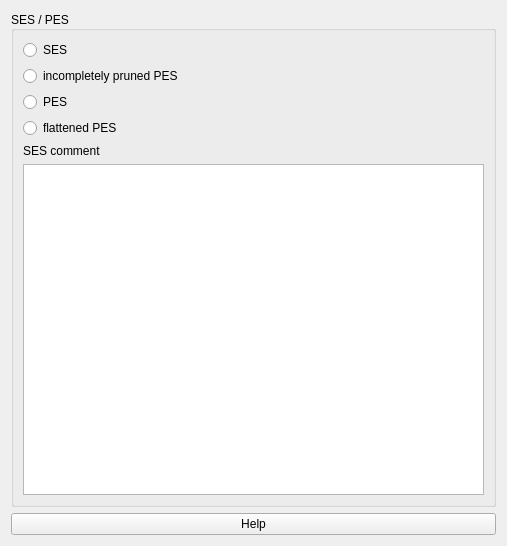
              <widget class="QWidget" name="informationm3">
               <property name="geometry">
                <rect>
                 <x>0</x>
                 <y>0</y>
                 <width>507</width>
                 <height>546</height>
                </rect>
               </property>
               <attribute name="label">
                <string>Information</string>
               </attribute>
               <layout class="QVBoxLayout" name="verticalLayoutm45">
                <item>
                 <widget class="QGroupBox" name="sespesgbm3">
                  <property name="title">
                   <string>SES / PES</string>
                  </property>
                  <property name="alignment">
                   <set>Qt::AlignLeading|Qt::AlignLeft|Qt::AlignVCenter</set>
                  </property>
                  <layout class="QVBoxLayout" name="verticalLayout_20">
                   <item>
                    <widget class="QRadioButton" name="rbsesm3">
                     <property name="text">
                      <string>SES</string>
                     </property>
                    </widget>
                   </item>
                   <item>
                    <widget class="QRadioButton" name="rbipesm3">
                     <property name="text">
                      <string>incompletely pruned PES</string>
                     </property>
                     <property name="checkable">
                      <bool>true</bool>
                     </property>
                    </widget>
                   </item>
                   <item>
                    <widget class="QRadioButton" name="rbpesm3">
                     <property name="text">
                      <string>PES</string>
                     </property>
                     <property name="checkable">
                      <bool>true</bool>
                     </property>
                    </widget>
                   </item>
                   <item>
                    <widget class="QRadioButton" name="rbfpesm3">
                     <property name="text">
                      <string>flattened PES</string>
                     </property>
                     <property name="checkable">
                      <bool>true</bool>
                     </property>
                    </widget>
                   </item>
                   <item>
                    <widget class="QLabel" name="lsescommentm3">
                     <property name="text">
                      <string>SES comment</string>
                     </property>
                    </widget>
                   </item>
                   <item>
                    <widget class="QTextEdit" name="tesescommentm3"/>
                   </item>
                  </layout>
                 </widget>
                </item>
                <item>
                 <widget class="QPushButton" name="bsespeshelpm3">
                  <property name="text">
                   <string>Help</string>
                  </property>
                  <property name="icon">
                   <iconset resource="icons.qrc">
                    <normaloff>:/icons/ihelp.png</normaloff>:/icons/ihelp.png</iconset>
                  </property>
                 </widget>
                </item>
               </layout>
              </widget>
